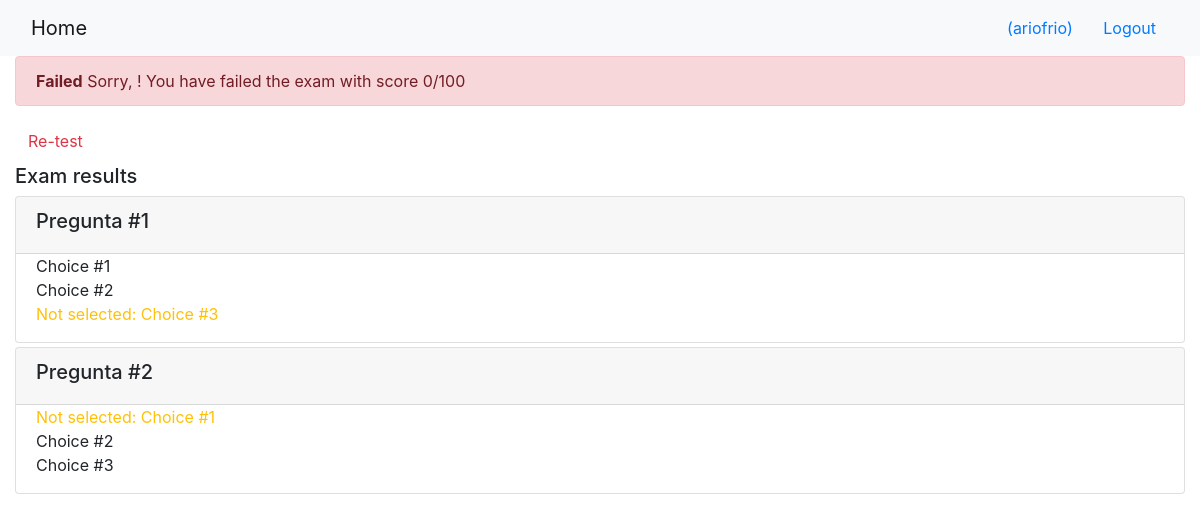
/onlinecourse/2/submission/2/result/ (signed in), run on the app's committed database.
### onlinecourse/models.py (models this page shows)
class Question(models.Model):
    text = models.CharField(max_length=200, default="Question")
    grade = models.FloatField(default=0)
    course = models.ForeignKey(Course, on_delete=models.CASCADE)
    def is_get_score(self, selected):
        all_answers = set(self.choice_set.all())
        correct_answers = set(self.choice_set.filter(is_correct=True))
        if correct_answers == all_answers.intersection(selected):
            return True
        else:
            return False

class Choice(models.Model):
    text = models.CharField(max_length=200, default='Choice')
    is_correct = models.BooleanField(default=False)
    question = models.ForeignKey(Question, on_delete=models.CASCADE)

### onlinecourse/views.py (the view)
# urls.py: path('<int:course_id>/submission/<int:submission_id>/result/', views.show_exam_result,
def show_exam_result(request, course_id, submission_id):
    course = get_object_or_404(Course, pk=course_id)
    submission = get_object_or_404(Submission, pk=submission_id)
    submitted_choices = submission.choices.all()
    questions = course.question_set.all()
    total = sum([q.grade for q in questions])
    achieved = 0
    for question in questions:
        if question.is_get_score(submitted_choices):
            achieved += question.grade
    grade = round(achieved/total*100)
    context = {}
    context['course'] = course
    context['submitted_choices'] = submitted_choices
    context['grade'] = grade
    return render(request, 'onlinecourse/exam_result_bootstrap.html', context)

### onlinecourse/templates/onlinecourse/exam_result_bootstrap.html (shortened to what this page needs)
<!DOCTYPE html>
<html lang="en">
<head>
    {% load static %}
    <link rel="stylesheet" href="https://maxcdn.bootstrapcdn.com/bootstrap/4.5.2/css/bootstrap.min.css">
</head>
<body>
 <nav class="navbar navbar-light bg-light">
    <div class="container-fluid">
        <div class="navbar-header">
              <a class="navbar-brand" href="{% url 'onlinecourse:index' %}">Home</a>
        </div>
        <ul class="nav navbar-nav navbar-right">
            {% if user.is_authenticated %}
            <li>
                <a class="btn btn-link" href="#">{{ user.first_name }}({{ user.username }})</a>
                <a class="btn btn-link" href="{% url 'onlinecourse:logout' %}">Logout</a>
            </li>
            {% endif %}
        </ul>
    </div>
</nav>
<div class="container-fluid">
    {% if grade > 80 %}
    <div class="alert alert-success">
       <b>Congratulations, {{ user.first_name }}!</b>
       You have passed the exam and completed the course with score {{ grade }}/100
    </div>
        {% else %}
        <div class="alert alert-danger">
            <b>Failed</b>
            Sorry, {{ user.first_name }}! You have failed the exam with score {{ grade }}/100
        </div>
        <a class="btn btn-link text-danger" href="{% url 'onlinecourse:course_details' course.id %}">Re-test</a>
        {% endif %}
        <div class="card-columns-vertical mt-1">
            <h5 class="">Exam results</h5>
            {% for question in course.question_set.all %}
                <div class="card mt-1">
                    <div class="card-header"><h5>{{ question.text }}</h5></div>
                    <div class="form-group">
                        {% for choice in question.choice_set.all %}
                            <div class="form-check">
                                {% if choice in submitted_choices and choice.is_correct %}
                                    <label class="form-check-label text-success">
                                        Correct answer: {{ choice.text }}
                                    </label>
                                {% elif choice in submitted_choices and not choice.is_correct %}
                                    <label class="form-check-label text-danger">
                                        Incorrect answer: {{ choice.text }}
                                    </label>
                                {% elif choice not in submitted_choices and choice.is_correct %}
                                    <label class="form-check-label text-warning">
                                        Not selected: {{ choice.text }}
                                    </label>
                                {% else %}
                                    <label class="form-check-label text-succes">
                                        {{ choice.text }}
                                    </label>
                                {% endif %}
                            </div>
                        {% endfor %}
                    </div>
                </div>
            {% endfor %}
        </div>
    </div>
</body>
</html>

### data on the page
Question: text "Pregunta #1"
Choice: text "Choice #1"
Choice: text "Choice #2"
Choice: text "Choice #3"
Question: text "Pregunta #2"
Choice: text "Choice #1"
Choice: text "Choice #2"
Choice: text "Choice #3"

### other printed values
{{ user.username }} "ariofrio"
{{ grade }} "0"
